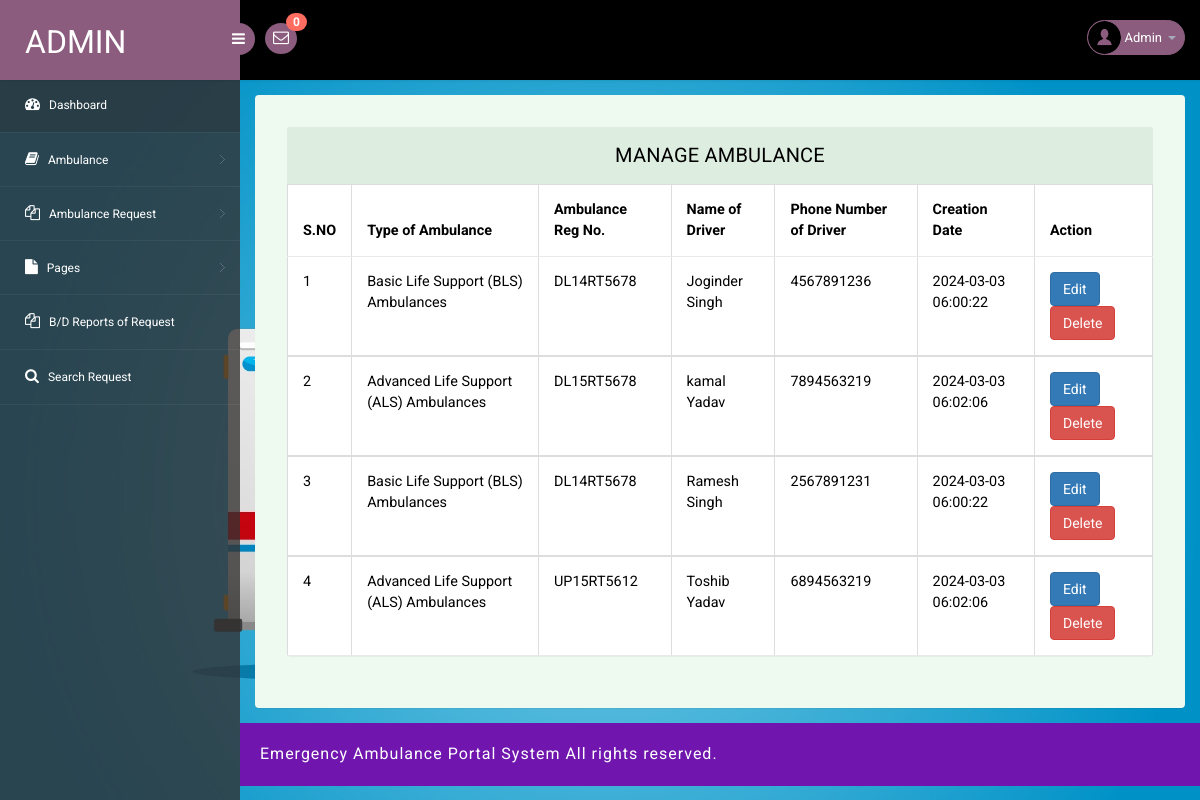
Before: /eahp/admin/manage-ambulance.php (signed in) with the older database file.
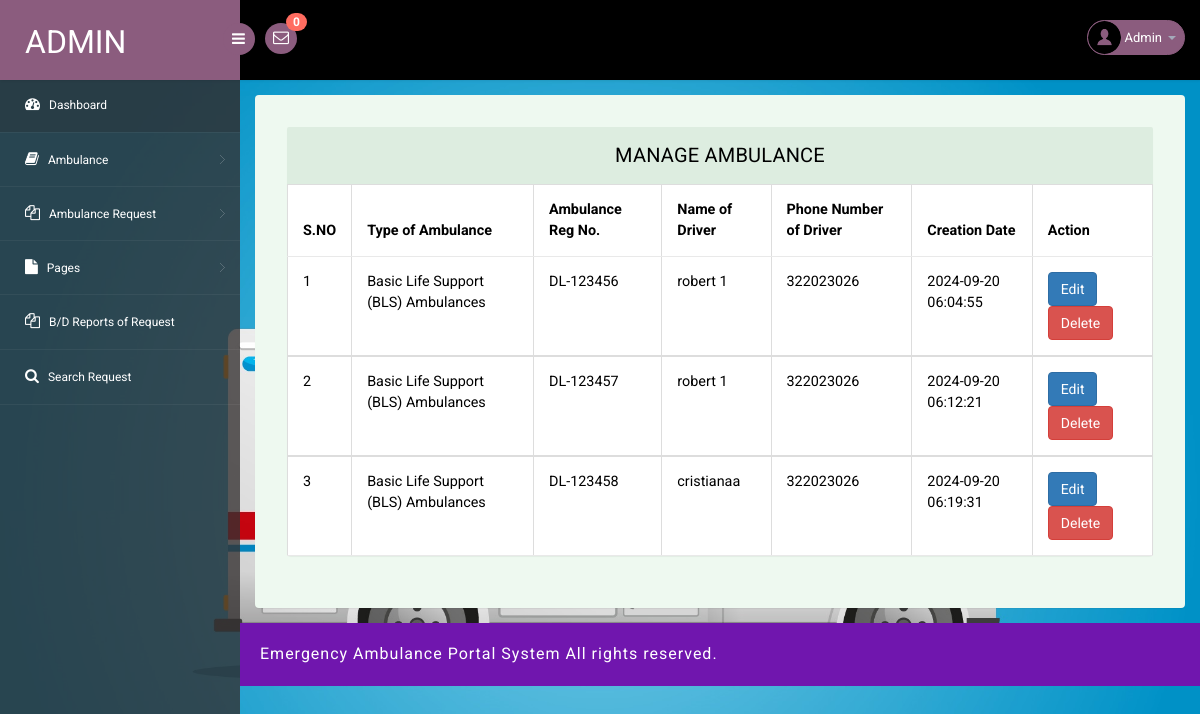
After: the same page with the newer database file.
### tables this page shows
CREATE TABLE `tblambulance` (
  `ID` int(11) NOT NULL,
  `AmbulanceType` varchar(250) DEFAULT NULL,
  `AmbRegNum` varchar(250) DEFAULT NULL,
  `DriverName` varchar(250) DEFAULT NULL,
  `DriverContactNumber` bigint(20) DEFAULT NULL,
  `Ablemail` varchar(255) NOT NULL,
  `Ablpass` varchar(255) NOT NULL,
  `CreationDate` timestamp NULL DEFAULT current_timestamp(),
  `Status` varchar(250) DEFAULT NULL,
  `UpdationDate` timestamp NULL DEFAULT NULL ON UPDATE current_timestamp()
);

### eahp/admin/manage-ambulance.php (the view, shortened to what this page needs)
<?php
if (strlen($_SESSION['eahpaid']==0)) {
  header('location:logout.php');
  } else{
?>
<!DOCTYPE html>
<head>
<link rel="stylesheet" href="css/bootstrap.min.css" >
<link href="css/style.css" rel='stylesheet' type='text/css' />
<link href="css/style-responsive.css" rel="stylesheet"/>
<link rel="stylesheet" href="css/font.css" type="text/css"/>
<link href="css/font-awesome.css" rel="stylesheet">
</head>
<body>
<section id="container">
<?php include_once('includes/header.php');?>
<?php include_once('includes/sidebar.php');?>
<section id="main-content">
	<section class="wrapper">
		<div class="table-agile-info">
 <div class="panel panel-default">
    <div class="panel-heading">
     Manage Ambulance
    </div>
    <div>
      <table class="table table-bordered">
        <thead>
          <tr>
            <th data-breakpoints="xs">S.NO</th>
            <th>Type of Ambulance</th>
            <th>Ambulance Reg No.</th>
             <th>Name of Driver</th>
              <th>Phone Number of Driver</th>
            <th>Creation Date</th>
            <th data-breakpoints="xs">Action</th>
          </tr>
        </thead>
        <?php
$ret=mysqli_query($con,"select * from  tblambulance");
$cnt=1;
while ($row=mysqli_fetch_array($ret)) {
?>
        <tbody>
          <tr data-expanded="true">
                  <td><?php echo $cnt;?></td>
                  <?php   $atype=$row['AmbulanceType'];
                 if($atype=="1"){ ?>
                  <td>Basic Life Support (BLS) Ambulances</td>
                <?php } elseif($atype=="2"){ ?>
                  <td>Advanced Life Support (ALS) Ambulances</td>
                <?php } elseif($atype=="3"){ ?>
                   <td>Non-Emergency Patient Transport Ambulances</td>
                   <?php } elseif($atype=="4"){ ?>
                     <td>Boat Ambulance</td>
                     <?php } ?>
                  <td><?php  echo $row['AmbRegNum'];?></td>
                  <td><?php  echo $row['DriverName'];?></td>
                  <td><?php  echo $row['DriverContactNumber'];?></td>
                  <td><?php  echo $row['CreationDate'];?></td>
                  <td><a href="edit-ambulance.php?editid=<?php echo $row['ID'];?>" class="btn btn-primary">Edit</a>
                    <a href="manage-ambulance.php?del=<?php echo $row['ID'];?>" class="btn btn-danger">Delete</a>
                </tr>
                <?php
$cnt=$cnt+1;
}?>
 </tbody>
            </table>
    </div>
  </div>
</div>
</section>
		 <?php include_once('includes/footer.php');?>
</section>
</section>
</body>
</html>
<?php }  ?>

Changed rows visible on the page:
removed tblambulance: AmbulanceType "Basic Life Support (BLS) Ambulances", AmbRegNum "DL14RT5678", DriverName "Joginder Singh", DriverContactNumber "4567891236", CreationDate "2024-03-03 06:00:22"
removed tblambulance: AmbulanceType "Advanced Life Support (ALS) Ambulances", AmbRegNum "DL15RT5678", DriverName "kamal Yadav", DriverContactNumber "7894563219", CreationDate "2024-03-03 06:02:06"
removed tblambulance: AmbulanceType "Basic Life Support (BLS) Ambulances", AmbRegNum "DL14RT5678", DriverName "Ramesh Singh", DriverContactNumber "2567891231", CreationDate "2024-03-03 06:00:22"
removed tblambulance: AmbulanceType "Advanced Life Support (ALS) Ambulances", AmbRegNum "UP15RT5612", DriverName "Toshib Yadav", DriverContactNumber "6894563219", CreationDate "2024-03-03 06:02:06"
added tblambulance: AmbulanceType "Basic Life Support (BLS) Ambulances", AmbRegNum "DL-123456", DriverName "robert 1", DriverContactNumber "322023026", CreationDate "2024-09-20 06:04:55"
added tblambulance: AmbulanceType "Basic Life Support (BLS) Ambulances", AmbRegNum "DL-123457", DriverName "robert 1", DriverContactNumber "322023026", CreationDate "2024-09-20 06:12:21"
added tblambulance: AmbulanceType "Basic Life Support (BLS) Ambulances", AmbRegNum "DL-123458", DriverName "cristianaa", DriverContactNumber "322023026", CreationDate "2024-09-20 06:19:31"
